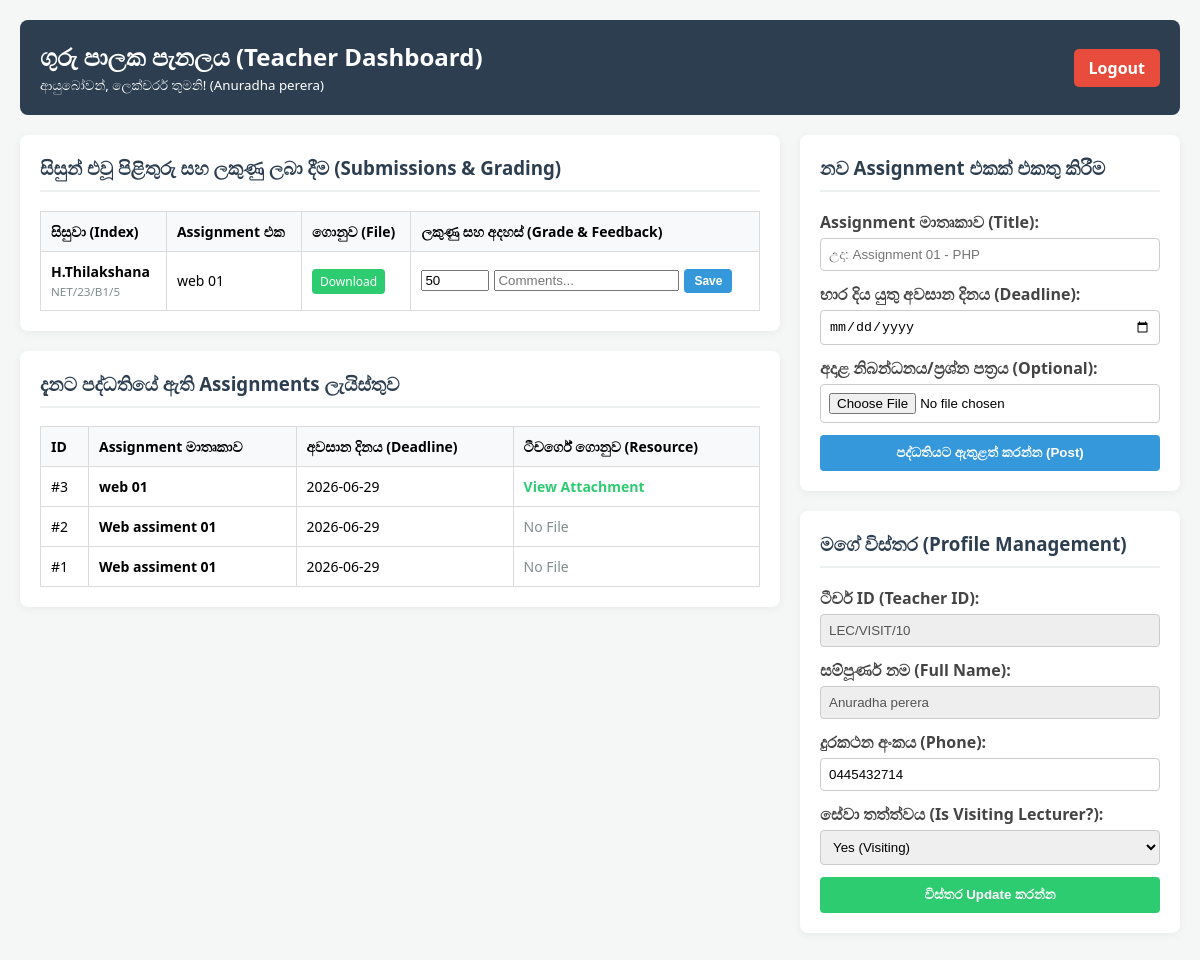
The page /teacher_dashboard.php (signed in) on the database its author committed.
### tables this page shows
CREATE TABLE `teacher_details` (
  `teacher_id` varchar(20) NOT NULL,
  `user_id` int(11) NOT NULL,
  `full_name` varchar(255) NOT NULL,
  `phone` varchar(15) DEFAULT NULL,
  `is_visiting` enum('Yes','No') NOT NULL
);

CREATE TABLE `submissions` (
  `id` int(11) NOT NULL,
  `assignment_id` int(11) DEFAULT NULL,
  `student_id` int(11) DEFAULT NULL,
  `file_name` varchar(255) NOT NULL,
  `marks` int(11) DEFAULT NULL,
  `comments` text DEFAULT NULL
);

CREATE TABLE `student_details` (
  `index_no` varchar(20) NOT NULL,
  `user_id` int(11) NOT NULL,
  `full_name` varchar(255) NOT NULL,
  `initial_name` varchar(100) NOT NULL,
  `address` text DEFAULT NULL,
  `phone` varchar(15) DEFAULT NULL,
  `whatsapp_no` varchar(15) DEFAULT NULL,
  `dob` date DEFAULT NULL
);

CREATE TABLE `assignments` (
  `id` int(11) NOT NULL,
  `title` varchar(100) NOT NULL,
  `description` text DEFAULT NULL,
  `deadline_date` date NOT NULL,
  `assignment_file` varchar(255) DEFAULT NULL
);

### teacher_dashboard.php (the view, shortened to what this page needs)
<?php
include 'db.php';
$user_id = $_SESSION['user_id'];
$teacher_sql = "SELECT * FROM teacher_details WHERE user_id = '$user_id'";
$teacher_result = $conn->query($teacher_sql);
$teacher = $teacher_result->fetch_assoc();
$all_assignments = $conn->query("SELECT * FROM assignments ORDER BY id DESC");
$submissions_sql = "SELECT s.id AS submission_id, a.title AS assignment_title, s.file_name, s.marks, s.comments, sd.initial_name, sd.index_no
                    FROM submissions s
                    JOIN assignments a ON s.assignment_id = a.id
                    JOIN student_details sd ON s.student_id = sd.user_id
                    ORDER BY s.id DESC";
$all_submissions = $conn->query($submissions_sql);
?>
<!DOCTYPE html>
<html lang="si">
<head>
</head>
<body>
    <div class="header">
        <div>
            <h1>ගුරු පාලක පැනලය (Teacher Dashboard)</h1>
            <small>ආයුබෝවන්, ලෙක්චරර් තුමනි! (<?php echo htmlspecialchars($teacher['full_name'] ?? $_SESSION['email']); ?>)</small>
        </div>
        <a href="logout.php" class="btn-logout">Logout</a>
    </div>
    <div class="dashboard-grid">
        <div class="main-content">
            <div class="card">
                <h3>සිසුන් එවූ පිළිතුරු සහ ලකුණු ලබා දීම (Submissions & Grading)</h3>
                <table>
                    <thead>
                        <tr>
                            <th>සිසුවා (Index)</th>
                            <th>Assignment එක</th>
                            <th>ගොනුව (File)</th>
                            <th>ලකුණු සහ අදහස් (Grade & Feedback)</th>
                        </tr>
                    </thead>
                    <tbody>
                        <?php if ($all_submissions && $all_submissions->num_rows > 0): ?>
                            <?php while($sub = $all_submissions->fetch_assoc()): ?>
                                <tr>
                                    <td>
                                        <strong><?php echo htmlspecialchars($sub['initial_name']); ?></strong><br>
                                        <small style="color:#7f8c8d;"><?php echo htmlspecialchars($sub['index_no']); ?></small>
                                    </td>
                                    <td><?php echo htmlspecialchars($sub['assignment_title']); ?></td>
                                    <td>
                                        <a href="uploads/<?php echo $sub['file_name']; ?>" class="btn-download" download>Download</a>
                                    </td>
                                    <td>
                                        <form action="" method="POST" class="inline-grade-form">
                                            <input type="number" name="marks" value="<?php echo htmlspecialchars($sub['marks'] ?? ''); ?>" placeholder="Marks" max="100" min="0" required>
                                            <input type="text" name="comments" value="<?php echo htmlspecialchars($sub['comments'] ?? ''); ?>" placeholder="Comments...">
                                            <button type="submit" name="grade_submission" class="btn-primary" style="padding: 5px 10px; font-size:12px;">Save</button>
                                        </form>
                                    </td>
                                </tr>
                            <?php endwhile; ?>
                        <?php else: ?>
                            <tr><td colspan="4" style="text-align:center;">සිසුන් විසින් මෙතෙක් කිසිදු පිළිතුරක් එවා නොමැත.</td></tr>
                        <?php endif; ?>
                    </tbody>
                </table>
            </div>
            <div class="card">
                <h3>දැනට පද්ධතියේ ඇති Assignments ලැයිස්තුව</h3>
                <table>
                    <thead>
                        <tr>
                            <th>ID</th>
                            <th>Assignment මාතෘකාව</th>
                            <th>අවසාන දිනය (Deadline)</th>
                            <th>ටීචර්ගේ ගොනුව (Resource)</th>
                        </tr>
                    </thead>
                    <tbody>
                        <?php if ($all_assignments && $all_assignments->num_rows > 0): ?>
                            <?php while($asg = $all_assignments->fetch_assoc()): ?>
                                <tr>
                                    <td>#<?php echo $asg['id']; ?></td>
                                    <td><strong><?php echo htmlspecialchars($asg['title']); ?></strong></td>
                                    <td><?php echo $asg['deadline_date']; ?></td>
                                    <td>
                                        <?php if(!empty($asg['assignment_file'])): ?>
                                            <a href="uploads/<?php echo $asg['assignment_file']; ?>" style="color:#2ecc71; text-decoration:none; font-weight:bold;" download>View Attachment</a>
                                        <?php else: ?>
                                            <span style="color:#7f8c8d;">No File</span>
                                        <?php endif; ?>
                                    </td>
                                </tr>
                            <?php endwhile; ?>
                        <?php else: ?>
                            <tr><td colspan="4" style="text-align:center;">කිසිදු Assignment එකක් තවම සාදා නැත.</td></tr>
                        <?php endif; ?>
                    </tbody>
                </table>
            </div>
        </div>
        <div class="sidebar">
            <div class="card">
                <h3>නව Assignment එකක් එකතු කිරීම</h3>
                <form action="" method="POST" enctype="multipart/form-data">
                    <div class="form-group">
                        <label>Assignment මාතෘකාව (Title):</label>
                        <input type="text" name="title" placeholder="උදා: Assignment 01 - PHP" required>
                    </div>
                    <div class="form-group">
                        <label>භාර දිය යුතු අවසාන දිනය (Deadline):</label>
                        <input type="date" name="deadline_date" required>
                    </div>
                    <div class="form-group">
                        <label>අදාළ නිබන්ධනය/ප්‍රශ්න පත්‍රය (Optional):</label>
                        <input type="file" name="assignment_file" accept=".pdf, .doc, .docx, .zip">
                    </div>
                    <button type="submit" name="create_assignment" class="btn-primary" style="width:100%;">පද්ධතියට ඇතුළත් කරන්න (Post)</button>
                </form>
            </div>
            <div class="card">
                <h3>මගේ විස්තර (Profile Management)</h3>
                <form action="" method="POST">
                    <div class="form-group">
                        <label>ටීචර් ID (Teacher ID):</label>
                        <input type="text" value="<?php echo htmlspecialchars($teacher['teacher_id'] ?? ''); ?>" disabled style="background:#eee;">
                    </div>
                    <div class="form-group">
                        <label>සම්පූර්ණ නම (Full Name):</label>
                        <input type="text" value="<?php echo htmlspecialchars($teacher['full_name'] ?? ''); ?>" disabled style="background:#eee;">
                    </div>
                    <div class="form-group">
                        <label>දුරකථන අංකය (Phone):</label>
                        <input type="text" name="phone" value="<?php echo htmlspecialchars($teacher['phone'] ?? ''); ?>">
                    </div>
                    <div class="form-group">
                        <label>සේවා තත්ත්වය (Is Visiting Lecturer?):</label>
                        <select name="is_visiting">
                            <option value="Yes" <?php if(($teacher['is_visiting'] ?? '') == 'Yes') echo 'selected'; ?>>Yes (Visiting)</option>
                        </select>
                    </div>
                    <button type="submit" name="update_profile" class="btn-primary" style="width:100%; background:#2ecc71;">විස්තර Update කරන්න</button>
                </form>
            </div>
        </div>
    </div>
</body>
</html>

### teacher_dashboard.php (style rules this page uses)
body { font-family: 'Segoe UI', sans-serif; background: #f4f7f6; margin: 0; padding: 20px; }
.header { background: #2c3e50; color: white; padding: 20px; border-radius: 8px; display: flex; justify-content: space-between; align-items: center; margin-bottom: 20px; }
.header h1 { margin: 0; font-size: 24px; }
.btn-logout { background: #e74c3c; color: white; padding: 8px 15px; text-decoration: none; border-radius: 5px; font-weight: bold; }
.dashboard-grid { display: grid; grid-template-columns: 2fr 1fr; gap: 20px; }
.card { background: white; padding: 20px; border-radius: 8px; box-shadow: 0 2px 10px rgba(0,0,0,0.05); margin-bottom: 20px; }
.card h3 { margin-top: 0; color: #2c3e50; border-bottom: 2px solid #ecf0f1; padding-bottom: 10px; }
table { width: 100%; border-collapse: collapse; margin-top: 10px; font-size: 14px; }
table, th, td { border: 1px solid #dbdbdb; }
th, td { padding: 10px; text-align: left; }
th { background-color: #f8f9fa; }
.form-group { margin-bottom: 12px; }
.form-group label { display: block; margin-bottom: 5px; font-weight: 600; color: #444; }
.form-group input, .form-group select, .form-group textarea { width: 100%; padding: 8px; border: 1px solid #ccc; border-radius: 4px; box-sizing: border-box; }
.btn-primary { background: #3498db; color: white; border: none; padding: 10px 15px; border-radius: 4px; cursor: pointer; font-weight: bold; }
.btn-download { background: #2ecc71; color: white; padding: 4px 8px; text-decoration: none; border-radius: 4px; font-size: 12px; }
.inline-grade-form { display: flex; gap: 5px; align-items: center; }
.inline-grade-form input[type="number"] { width: 60px; }

### rows shown on the page
teacher_details: full_name "Anuradha perera", teacher_id "LEC/VISIT/10", phone "0445432714", is_visiting "Yes (Visiting)"
submissions: student_details.initial_name "H.Thilakshana", student_details.index_no "NET/23/B1/5", assignment.title "web 01", marks "50"
assignments: id "3", title "web 01", deadline_date "2026-06-29"
assignments: id "2", title "Web assiment 01", deadline_date "2026-06-29", assignment_file "No File"
assignments: id "1", title "Web assiment 01", deadline_date "2026-06-29", shows "No File"
